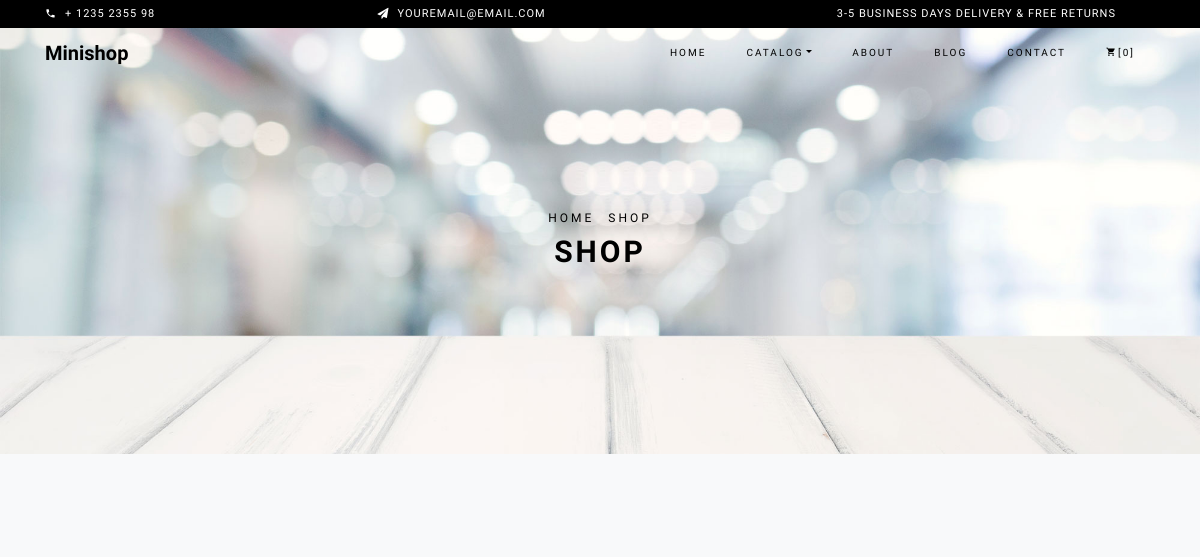
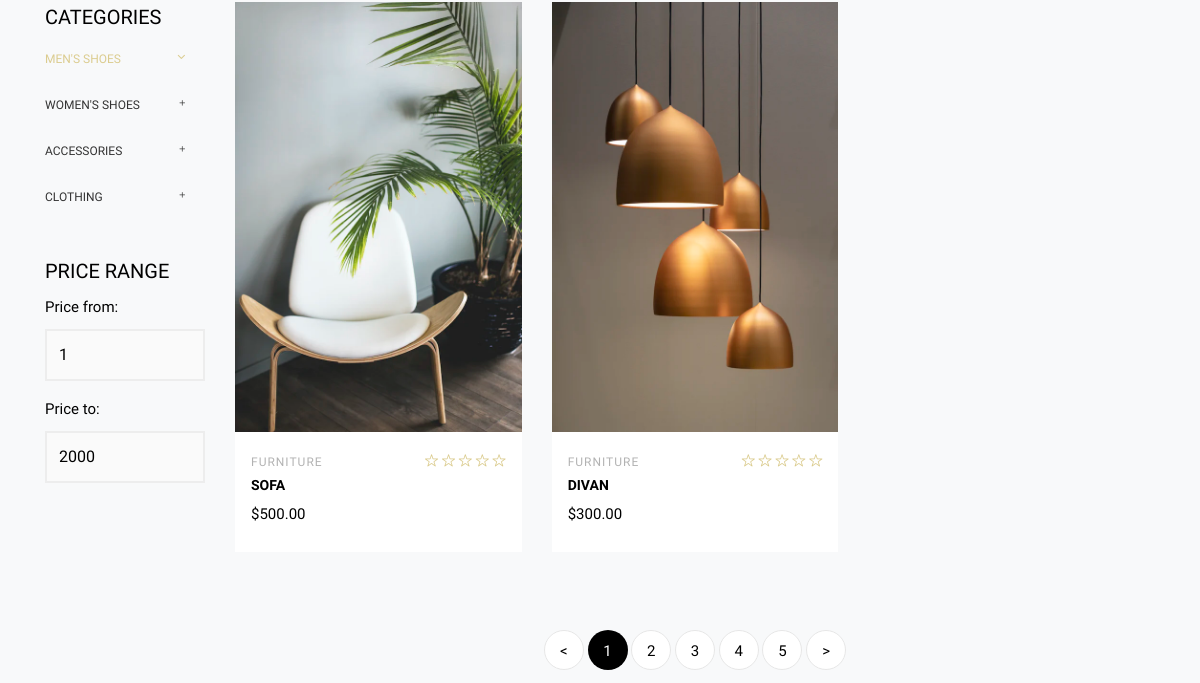
The app's page /products_page/ (signed in, upper part), older data (2 pictures, top to bottom).
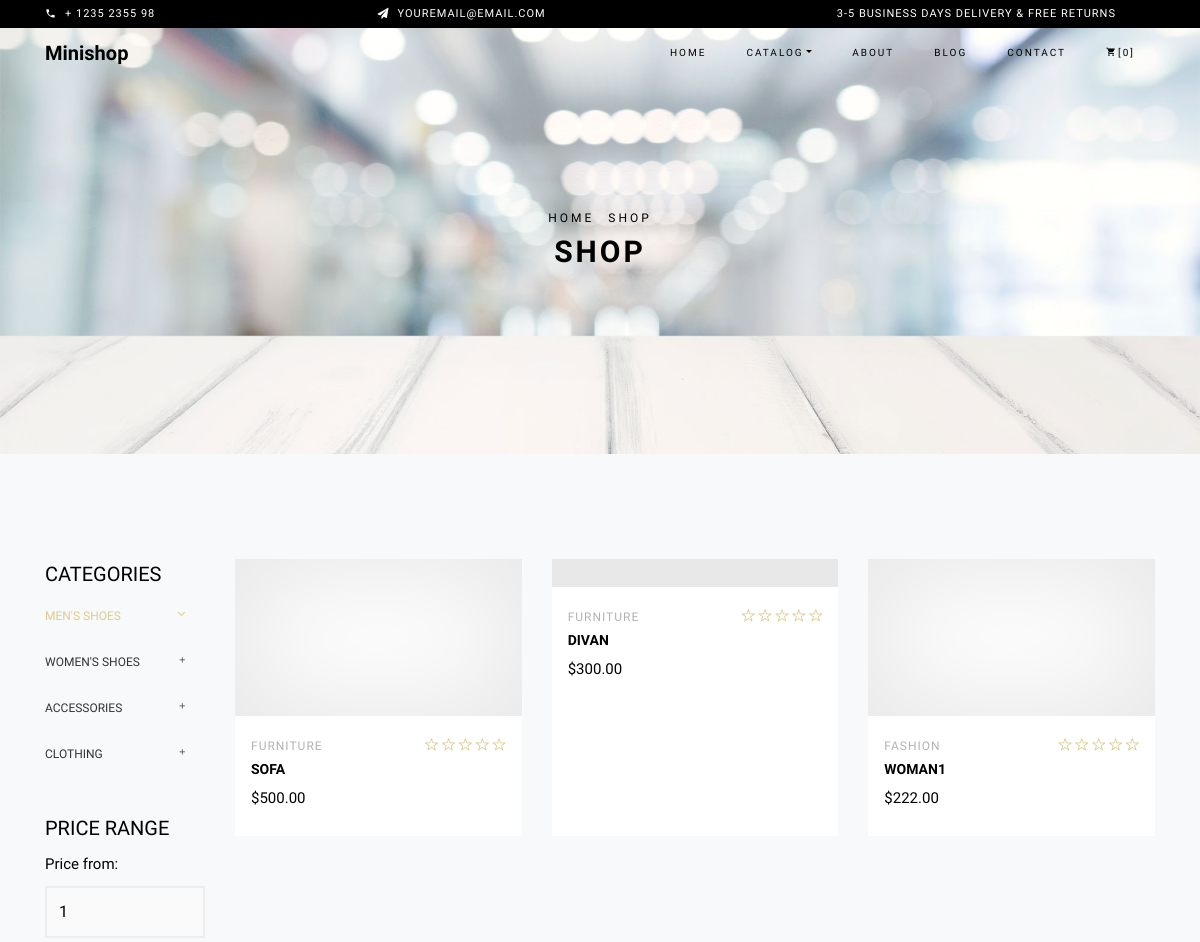
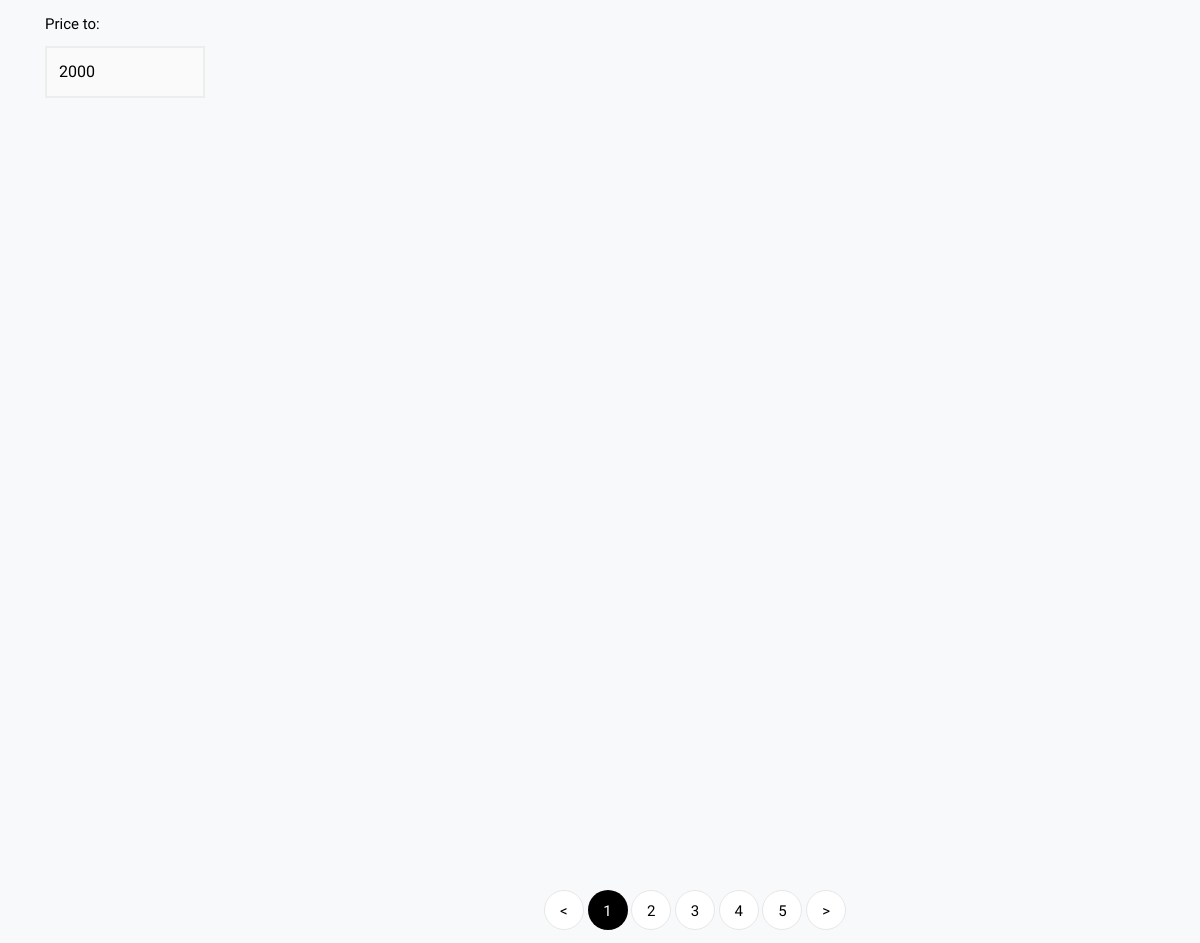
The same page, newer data (2 pictures, top to bottom).
### products/models.py (models this page shows, shortened)
class Product(models.Model):
    product_name = models.CharField(max_length=125)
    slug = models.SlugField(max_length=50, unique=True)
    description = models.TextField()
    price = models.DecimalField(max_digits=19, decimal_places=2)
    image = models.ImageField(upload_to='images/', blank=True, null=True)
    stock = models.IntegerField(default=1)
    is_available = models.BooleanField(default=True)
    category = models.ForeignKey(Category, related_name='product_cat',  on_delete=models.CASCADE)
    created_date = models.DateTimeField(auto_now_add=True)
    modified_date = models.DateTimeField(auto_now=True)

class Category(models.Model):
    category_name = models.CharField(max_length=200, unique=True)
    slug = models.SlugField(max_length=100, unique=True)
    description = models.TextField(blank=True, max_length=255)
    cat_image = models.ImageField(blank=True, upload_to='photos/categories')
    class Meta:
        verbose_name = 'category'
        verbose_name_plural = 'categories'

### products/views.py (the view)
# urls.py: path('products_page/', products_home, name='products_page'),
@login_required(login_url = 'account:login')
def products_home(request):
    all_category = Category.objects.all()
    if request.method == 'POST':
        if 'search_product' in request.POST:
            search = request.POST['search_product']
            if search != '':
                all_products_fashion = Product.objects.filter(product_name__icontains=search)
            else:
                all_products_fashion = Product.objects.all()
    else:
        all_products_fashion = Product.objects.all()
    context = {
        'all_products_fashion':all_products_fashion,
        'all_category':all_category,
    }
    return render(request, 'products/products_home.html', context)

### cart/templatetags/cart_template_tags.py (called while the page is built)
@register.filter
def cart_item_count(user):
    if user.is_authenticated:
        qs = Order.objects.filter(user=user, ordered=False)
        if qs.exists():
            return qs[0].items.count()
    return 0

### products/templates/products/products_home.html (shortened to what this page needs)
{% extends 'base/base.html' %}
{% load static %}
{%block content%}
<div class="hero-wrap hero-bread" style="background-image: url('images/bg_6.jpg');">
      <div class="container">
        <div class="row no-gutters slider-text align-items-center justify-content-center">
          <div class="col-md-9 ftco-animate text-center">
          	<p class="breadcrumbs"><span class="mr-2"><a href="index.html">Home</a></span> <span>Shop</span></p>
            <h1 class="mb-0 bread">Shop</h1>
          </div>
        </div>
      </div>
    </div>
    <section class="ftco-section bg-light">
    	<div class="container">
    		<div class="row">
    			<div class="col-md-8 col-lg-10 order-md-last">
    				<div class="row">
              {% for product in all_products_fashion %}
  		    			<div class="col-sm-12 col-md-12 col-lg-4 ftco-animate d-flex">
  		    				<div class="product d-flex flex-column">
  		    					<a href="#" class="img-prod"><img class="img-fluid" src="{{product.image.url}}" alt="Colorlib Template">
  		    					</a>
  		    					<div class="text py-3 pb-4 px-3">
  		    						<div class="d-flex">
  		    							<div class="cat">
  				    						<span>{{product.category.category_name}}</span>
  				    					</div>
  				    					<div class="rating">
  			    							<p class="text-right mb-0">
  			    								<a href="#"><span class="ion-ios-star-outline"></span></a>
  			    								<a href="#"><span class="ion-ios-star-outline"></span></a>
  			    								<a href="#"><span class="ion-ios-star-outline"></span></a>
  			    								<a href="#"><span class="ion-ios-star-outline"></span></a>
  			    								<a href="#"><span class="ion-ios-star-outline"></span></a>
  			    							</p>
  			    						</div>
  			    					</div>
  		    						<h3><a href="#">{{product.product_name}}</a></h3>
  		    						<div class="pricing">
  			    						<p class="price"><span>${{product.price}}</span></p>
  			    					</div>
  		    					</div>
  		    				</div>
  		    			</div>
              {% endfor %}
		    		</div>
		    		<div class="row mt-5">
		          <div class="col text-center">
		            <div class="block-27">
		              <ul>
		                <li><a href="#">&lt;</a></li>
		                <li class="active"><span>1</span></li>
		                <li><a href="#">2</a></li>
		                <li><a href="#">3</a></li>
		                <li><a href="#">4</a></li>
		                <li><a href="#">5</a></li>
		                <li><a href="#">&gt;</a></li>
		              </ul>
		            </div>
		          </div>
		        </div>
		    	</div>
		    	<div class="col-md-4 col-lg-2">
		    		<div class="sidebar">
							<div class="sidebar-box-2">
								<h2 class="heading">Categories</h2>
								<div class="fancy-collapse-panel">
                  <div class="panel-group" id="accordion" role="tablist" aria-multiselectable="true">
                     <div class="panel panel-default">
                         <div class="panel-heading" role="tab" id="headingOne">
                             <h4 class="panel-title">
                                 <a data-toggle="collapse" data-parent="#accordion" href="#collapseOne" aria-expanded="true" aria-controls="collapseOne">Men's Shoes
                                 </a>
                             </h4>
                         </div>
                     </div>
                     <div class="panel panel-default">
                         <div class="panel-heading" role="tab" id="headingTwo">
                             <h4 class="panel-title">
                                 <a class="collapsed" data-toggle="collapse" data-parent="#accordion" href="#collapseTwo" aria-expanded="false" aria-controls="collapseTwo">Women's Shoes
                                 </a>
                             </h4>
                         </div>
                     </div>
                     <div class="panel panel-default">
                         <div class="panel-heading" role="tab" id="headingThree">
                             <h4 class="panel-title">
                                 <a class="collapsed" data-toggle="collapse" data-parent="#accordion" href="#collapseThree" aria-expanded="false" aria-controls="collapseThree">Accessories
                                 </a>
                             </h4>
                         </div>
                     </div>
                     <div class="panel panel-default">
                         <div class="panel-heading" role="tab" id="headingFour">
                             <h4 class="panel-title">
                                 <a class="collapsed" data-toggle="collapse" data-parent="#accordion" href="#collapseFour" aria-expanded="false" aria-controls="collapseThree">Clothing
                                 </a>
                             </h4>
                         </div>
                     </div>
                  </div>
               </div>
							</div>
							<div class="sidebar-box-2">
								<h2 class="heading">Price Range</h2>
								<form method="post" class="colorlib-form-2">
		              <div class="row">
		                <div class="col-md-12">
		                  <div class="form-group">
		                    <label for="guests">Price from:</label>
		                    <div class="form-field">
		                      <select name="people" id="people" class="form-control">
		                        <option value="#">1</option>
		                      </select>
		                    </div>
		                  </div>
		                </div>
		                <div class="col-md-12">
		                  <div class="form-group">
		                    <label for="guests">Price to:</label>
		                    <div class="form-field">
		                      <select name="people" id="people" class="form-control">
		                        <option value="#">2000</option>
		                      </select>
		                    </div>
		                  </div>
		                </div>
		              </div>
		            </form>
							</div>
						</div>
    			</div>
    		</div>
    	</div>
    </section>
{%endblock%}

### templates/base/base.html (shortened to what this page needs)
{% load static %}
<!DOCTYPE html>
<html lang="en">
  <head>
    <link rel="stylesheet" href="{% static 'css/open-iconic-bootstrap.min.css' %}">
    <link rel="stylesheet" href="{% static 'css/animate.css' %}">
    <link rel="stylesheet" href="{% static 'css/owl.carousel.min.css' %}">
    <link rel="stylesheet" href="{% static 'css/owl.theme.default.min.css' %}">
    <link rel="stylesheet" href="{% static 'css/magnific-popup.css' %}">
    <link rel="stylesheet" href="{% static 'css/aos.css' %}">
    <link rel="stylesheet" href="{% static 'css/ionicons.min.css' %}">
    <link rel="stylesheet" href="{% static 'css/bootstrap-datepicker.css' %}">
    <link rel="stylesheet" href="{% static 'css/jquery.timepicker.css' %}">
    <link rel="stylesheet" href="{% static 'css/flaticon.css' %}">
    <link rel="stylesheet" href="{% static 'css/icomoon.css' %}">
    <link rel="stylesheet" href="{% static 'css/style.css' %}">
  </head>
  {% load cart_template_tags %}
  <body class="goto-here">
		<div class="py-1 bg-black">
    	<div class="container">
    		<div class="row no-gutters d-flex align-items-start align-items-center px-md-0">
	    		<div class="col-lg-12 d-block">
		    		<div class="row d-flex">
		    			<div class="col-md pr-4 d-flex topper align-items-center">
					    	<div class="icon mr-2 d-flex justify-content-center align-items-center"><span class="icon-phone2"></span></div>
						    <span class="text">+ 1235 2355 98</span>
					    </div>
					    <div class="col-md pr-4 d-flex topper align-items-center">
					    	<div class="icon mr-2 d-flex justify-content-center align-items-center"><span class="icon-paper-plane"></span></div>
						    <span class="text">youremail@email.com</span>
					    </div>
					    <div class="col-md-5 pr-4 d-flex topper align-items-center text-lg-right">
						    <span class="text">3-5 Business days delivery &amp; Free Returns</span>
					    </div>
				    </div>
			    </div>
		    </div>
		  </div>
    </div>
    <nav class="navbar navbar-expand-lg navbar-dark ftco_navbar bg-dark ftco-navbar-light" id="ftco-navbar">
	    <div class="container">
	      <a class="navbar-brand" href="index.html">Minishop</a>
	      <div class="collapse navbar-collapse" id="ftco-nav">
	        <ul class="navbar-nav ml-auto">
	          <li class="nav-item active"><a href="/" class="nav-link">Home</a></li>
	          <li class="nav-item dropdown">
              <a class="nav-link dropdown-toggle" href="#" id="dropdown04" data-toggle="dropdown" aria-haspopup="true" aria-expanded="false">Catalog</a>
            </li>
	          <li class="nav-item"><a href="about.html" class="nav-link">About</a></li>
	          <li class="nav-item"><a href="blog.html" class="nav-link">Blog</a></li>
	          <li class="nav-item"><a href="{% url 'account:contact' %}" class="nav-link">Contact</a></li>
	          <li class="nav-item cta cta-colored"><a href="{% url 'cart:cart' %}" class="nav-link"><span class="icon-shopping_cart"></span>[{{ request.user|cart_item_count }}]</a></li>
	        </ul>
	      </div>
	    </div>
	  </nav>
    {%block content%}
    {%endblock%}
  </body>
</html>

### static/css/icomoon.css (style rules this page uses)
[class^="icon-"], [class*=" icon-"] { font-family: 'icomoon' !important; speak: none; font-style: normal; font-weight: normal; font-variant: normal; text-transform: none; line-height: 1; -webkit-font-smoothing: antialiased; -moz-osx-font-smoothing: grayscale; }
.icon-paper-plane:before { content: "\f1d8"; }
.icon-phone2:before { content: "\e0cd"; }
.icon-shopping_cart:before { content: "\e8cc"; }

Row changes from the older to the newer data that the page shows:
changed Product "SOFA": image: picture removed
changed Product "DIVAN": image: picture removed
added Product: category.category_name "FASHION", product_name "WOMAN1", price "222.00"
